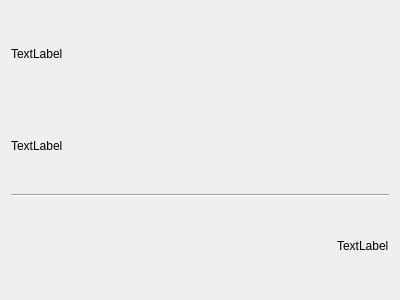
<?xml version="1.0" encoding="UTF-8"?>
<ui version="4.0">
 <class>Form</class>
 <widget class="QWidget" name="Form">
  <property name="geometry">
   <rect>
    <x>0</x>
    <y>0</y>
    <width>400</width>
    <height>300</height>
   </rect>
  </property>
  <property name="windowTitle">
   <string>Form</string>
  </property>
  <layout class="QVBoxLayout" name="verticalLayout_2">
   <item>
    <widget class="QLabel" name="project_path_label">
     <property name="text">
      <string>TextLabel</string>
     </property>
    </widget>
   </item>
   <item>
    <widget class="QLabel" name="project_name_label">
     <property name="text">
      <string>TextLabel</string>
     </property>
    </widget>
   </item>
   <item>
    <widget class="Line" name="line">
     <property name="orientation">
      <enum>Qt::Horizontal</enum>
     </property>
    </widget>
   </item>
   <item>
    <layout class="QHBoxLayout" name="horizontalLayout">
     <item>
      <spacer name="horizontalSpacer">
       <property name="orientation">
        <enum>Qt::Horizontal</enum>
       </property>
       <property name="sizeHint" stdset="0">
        <size>
         <width>40</width>
         <height>20</height>
        </size>
       </property>
      </spacer>
     </item>
     <item>
      <widget class="QLabel" name="project_last_update_label">
       <property name="text">
        <string>TextLabel</string>
       </property>
      </widget>
     </item>
    </layout>
   </item>
  </layout>
 </widget>
 <resources/>
 <connections/>
</ui>
